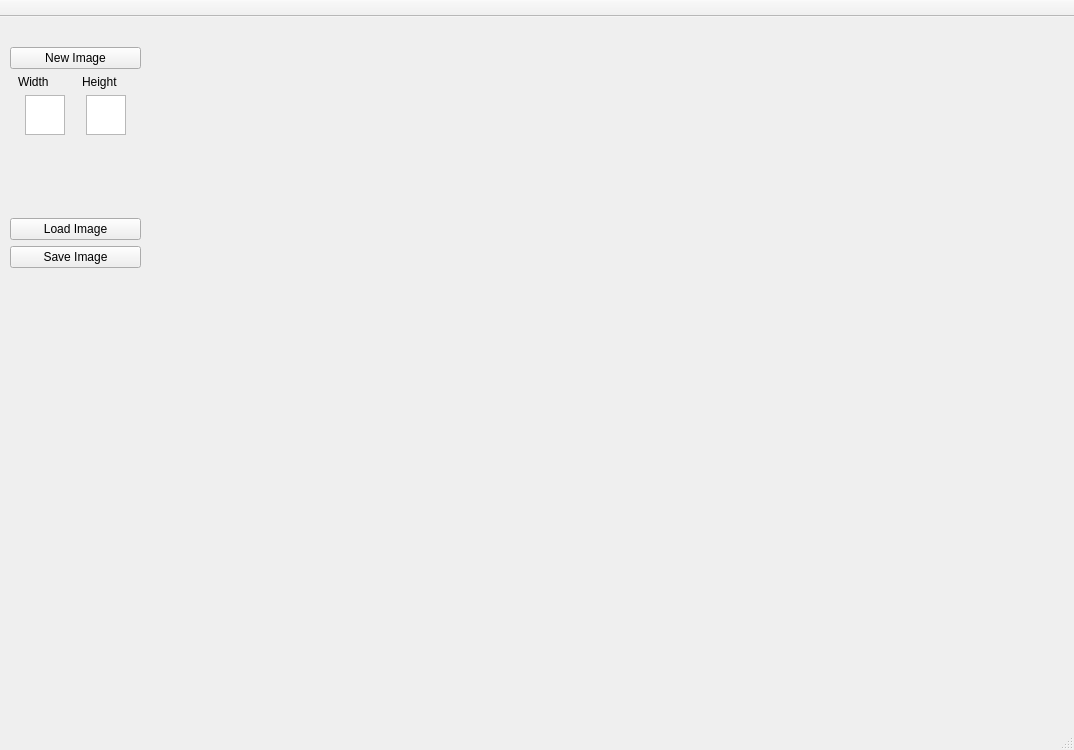
<?xml version="1.0" encoding="UTF-8"?>
<ui version="4.0">
 <class>MainWindow</class>
 <widget class="QMainWindow" name="MainWindow">
  <property name="geometry">
   <rect>
    <x>0</x>
    <y>0</y>
    <width>1074</width>
    <height>750</height>
   </rect>
  </property>
  <property name="windowTitle">
   <string>PAIN</string>
  </property>
  <property name="windowIcon">
   <iconset>
    <normaloff>../../../../Downloads/kanna.jpg</normaloff>../../../../Downloads/kanna.jpg</iconset>
  </property>
  <property name="autoFillBackground">
   <bool>false</bool>
  </property>
  <widget class="QWidget" name="centralwidget">
   <widget class="QLabel" name="Image_lbl">
    <property name="geometry">
     <rect>
      <x>180</x>
      <y>40</y>
      <width>801</width>
      <height>561</height>
     </rect>
    </property>
    <property name="mouseTracking">
     <bool>true</bool>
    </property>
    <property name="text">
     <string/>
    </property>
   </widget>
   <widget class="QWidget" name="verticalLayoutWidget">
    <property name="geometry">
     <rect>
      <x>10</x>
      <y>30</y>
      <width>131</width>
      <height>221</height>
     </rect>
    </property>
    <layout class="QVBoxLayout" name="verticalLayout">
     <item>
      <widget class="QPushButton" name="New_Image">
       <property name="text">
        <string>New Image</string>
       </property>
      </widget>
     </item>
     <item>
      <layout class="QHBoxLayout" name="horizontalLayout_2">
       <item>
        <widget class="QLabel" name="Width_lbl">
         <property name="maximumSize">
          <size>
           <width>50</width>
           <height>30</height>
          </size>
         </property>
         <property name="text">
          <string>Width</string>
         </property>
        </widget>
       </item>
       <item>
        <widget class="QLabel" name="Height_lbl">
         <property name="maximumSize">
          <size>
           <width>50</width>
           <height>30</height>
          </size>
         </property>
         <property name="text">
          <string>Height</string>
         </property>
        </widget>
       </item>
      </layout>
     </item>
     <item>
      <layout class="QHBoxLayout" name="horizontalLayout">
       <item>
        <widget class="QPlainTextEdit" name="Width_num">
         <property name="maximumSize">
          <size>
           <width>40</width>
           <height>40</height>
          </size>
         </property>
        </widget>
       </item>
       <item>
        <widget class="QPlainTextEdit" name="Height_num">
         <property name="maximumSize">
          <size>
           <width>40</width>
           <height>40</height>
          </size>
         </property>
        </widget>
       </item>
      </layout>
     </item>
     <item>
      <spacer name="verticalSpacer">
       <property name="orientation">
        <enum>Qt::Vertical</enum>
       </property>
       <property name="sizeHint" stdset="0">
        <size>
         <width>20</width>
         <height>40</height>
        </size>
       </property>
      </spacer>
     </item>
     <item>
      <widget class="QPushButton" name="Load_Image">
       <property name="text">
        <string>Load Image</string>
       </property>
      </widget>
     </item>
     <item>
      <widget class="QPushButton" name="Save_image">
       <property name="text">
        <string>Save Image</string>
       </property>
      </widget>
     </item>
    </layout>
   </widget>
  </widget>
  <widget class="QMenuBar" name="menubar">
   <property name="geometry">
    <rect>
     <x>0</x>
     <y>0</y>
     <width>1074</width>
     <height>25</height>
    </rect>
   </property>
  </widget>
  <widget class="QStatusBar" name="statusbar"/>
  <widget class="QToolBar" name="toolBar">
   <property name="windowTitle">
    <string>toolBar</string>
   </property>
   <property name="movable">
    <bool>false</bool>
   </property>
   <property name="toolButtonStyle">
    <enum>Qt::ToolButtonTextOnly</enum>
   </property>
   <attribute name="toolBarArea">
    <enum>TopToolBarArea</enum>
   </attribute>
   <attribute name="toolBarBreak">
    <bool>false</bool>
   </attribute>
  </widget>
 </widget>
 <resources/>
 <connections/>
</ui>
